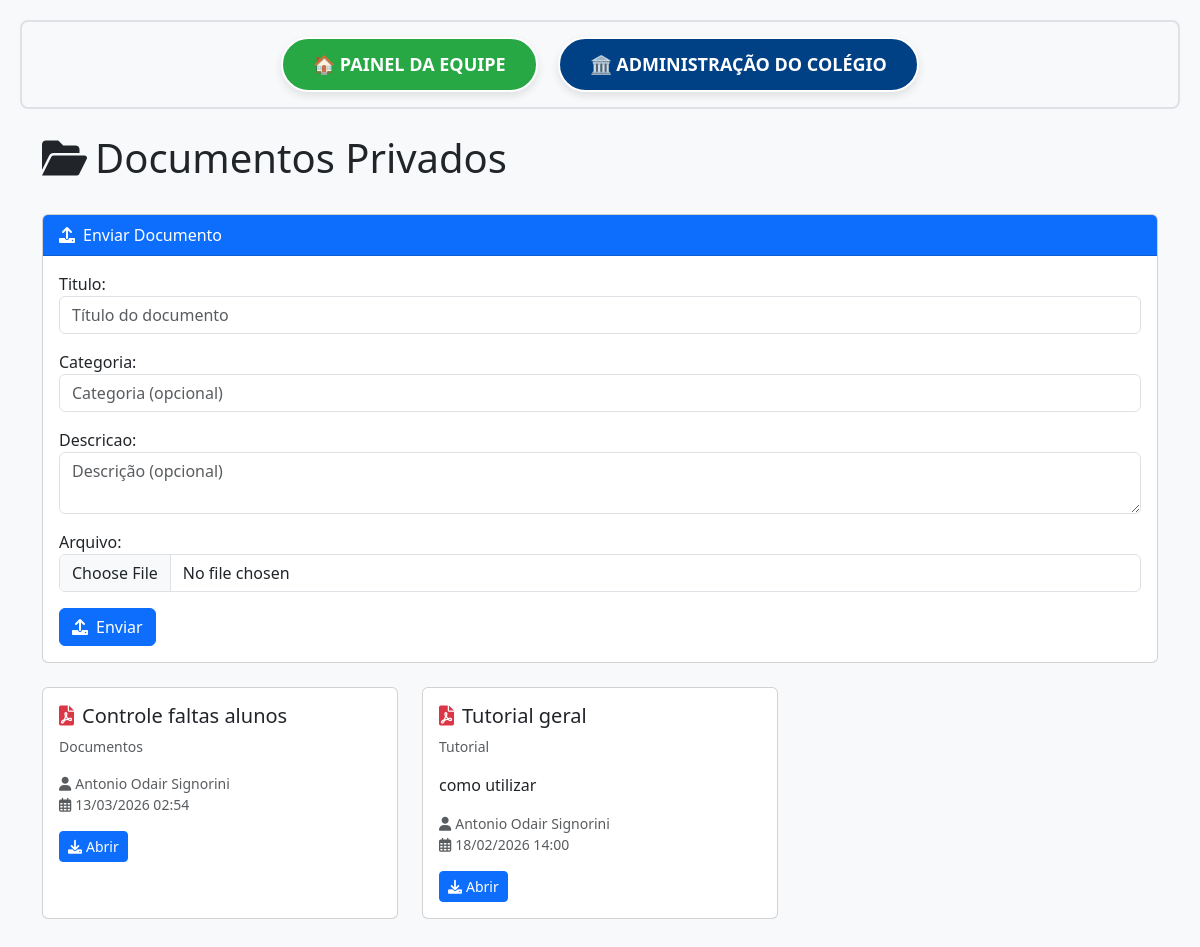
Screenshot of /documentos-privados/ (signed in) with the database file from the repository.
### apps/models.py (models this page shows, shortened)
class DocumentoPrivado(models.Model):
    titulo = models.CharField(max_length=200)
    arquivo = models.FileField(upload_to='documentos_privados/')
    categoria = models.CharField(max_length=100, blank=True, null=True)
    descricao = models.TextField(blank=True, null=True)
    criado_por = models.ForeignKey(User, on_delete=models.CASCADE)
    criado_em = models.DateTimeField(auto_now_add=True)
    class Meta:
        verbose_name = "Documento Privado"
        verbose_name_plural = "Documentos Privados"
        ordering = ['-criado_em']

### apps/views.py (the view)
# urls.py: path('documentos-privados/', views.lista_documentos_privados, name='lista_documentos_privados'),
@login_required
@user_passes_test(pertence_ao_grupo_equipe_diretiva, login_url='/')
def lista_documentos_privados(request):
    if request.method == 'POST':
        form = DocumentoPrivadoForm(request.POST, request.FILES)
        if form.is_valid():
            doc = form.save(commit=False)
            doc.criado_por = request.user
            doc.save()
            return redirect('lista_documentos_privados')
    else:
        form = DocumentoPrivadoForm()
    documentos = DocumentoPrivado.objects.all().order_by('-criado_em')
    return render(request, 'lista_documentos_privados.html', {
        'documentos': documentos,
        'form': form
    })

### apps/forms.py
class DocumentoPrivadoForm(forms.ModelForm):
    class Meta:
        model = DocumentoPrivado
        fields = ['titulo', 'categoria', 'descricao', 'arquivo']
        widgets = {
            'titulo': forms.TextInput(attrs={'class': 'form-control', 'placeholder': 'Título do documento'}),
            'categoria': forms.TextInput(attrs={'class': 'form-control', 'placeholder': 'Categoria (opcional)'}),
            'descricao': forms.Textarea(attrs={'class': 'form-control', 'rows': 2, 'placeholder': 'Descrição (opcional)'}),
            'arquivo': forms.FileInput(attrs={'class': 'form-control'}),
        }

### apps/views.py (called while the page is built)
def pertence_ao_grupo_equipe_diretiva(user):
    if user.is_authenticated:
        return user.groups.filter(name__iexact='Equipe Diretiva').exists()
    return False

### apps/templates/lista_documentos_privados.html (shortened to what this page needs)
<!DOCTYPE html>
<html lang="pt-br">
<head>
    <link href="https://cdn.jsdelivr.net/npm/bootstrap@5.3.0/dist/css/bootstrap.min.css" rel="stylesheet">
    <link rel="stylesheet" href="https://cdnjs.cloudflare.com/ajax/libs/font-awesome/6.0.0/css/all.min.css">
</head>
<body>
<div style="background-color: #f8f9fa; padding: 15px; margin-bottom: 25px; border-radius: 8px; text-align: center; border: 2px solid #dee2e6; display: flex; justify-content: center; gap: 20px; flex-wrap: wrap;">
    <a href="{% url 'painel_equipe' %}" style="background-color: #28a745; color: white; padding: 12px 30px; text-decoration: none; border-radius: 50px; font-size: 18px; font-weight: bold; display: inline-block; border: 2px solid white; box-shadow: 0 4px 8px rgba(0,0,0,0.1);">
        🏠 PAINEL DA EQUIPE
    </a>
    <a href="{% url 'admin:index' %}" style="background-color: #004085; color: white; padding: 12px 30px; text-decoration: none; border-radius: 50px; font-size: 18px; font-weight: bold; display: inline-block; border: 2px solid white; box-shadow: 0 4px 8px rgba(0,0,0,0.1);">
        🏛️ ADMINISTRAÇÃO DO COLÉGIO
    </a>
</div>
<div class="container">
    <div class="d-flex justify-content-between align-items-center mb-4">
        <h1><i class="fas fa-folder-open me-2"></i>Documentos Privados</h1>
    </div>
    <div class="card mb-4">
        <div class="card-header bg-primary text-white">
            <i class="fas fa-upload me-2"></i>Enviar Documento
        </div>
        <div class="card-body">
            <form method="post" enctype="multipart/form-data">
                {{ form.as_p }}
                <button type="submit" class="btn btn-primary">
                    <i class="fas fa-upload me-2"></i>Enviar
                </button>
            </form>
        </div>
    </div>
    {% if documentos %}
        <div class="row">
            {% for doc in documentos %}
            <div class="col-md-6 col-lg-4 mb-3">
                <div class="card h-100">
                    <div class="card-body">
                        <h5 class="card-title">
                            <i class="fas fa-file-pdf text-danger me-2"></i>{{ doc.titulo }}
                        </h5>
                        <p class="text-muted small">{{ doc.categoria|default:"Sem categoria" }}</p>
                        {% if doc.descricao %}
                        <p class="card-text">{{ doc.descricao|truncatewords:20 }}</p>
                        {% endif %}
                        <p class="small text-muted">
                            <i class="fas fa-user me-1"></i>{{ doc.criado_por.get_full_name|default:doc.criado_por.username }}<br>
                            <i class="far fa-calendar-alt me-1"></i>{{ doc.criado_em|date:"d/m/Y H:i" }}
                        </p>
                        <a href="{{ doc.arquivo.url }}" class="btn btn-sm btn-primary" target="_blank">
                            <i class="fas fa-download me-1"></i>Abrir
                        </a>
                    </div>
                </div>
            </div>
            {% endfor %}
        </div>
    {% else %}
        <div class="alert alert-info text-center py-5">
            <i class="fas fa-folder-open fa-3x mb-3"></i>
            <p>Nenhum documento privado encontrado.</p>
        </div>
    {% endif %}
</div>
</body>
</html>

### apps/templates/lista_documentos_privados.html (style rules this page uses)
body { background-color: #f8f9fa; padding: 20px; }

### rows the page displays
DocumentoPrivado: titulo "Controle faltas alunos", categoria "Documentos", criado_por.get_full_name "Antonio Odair Signorini", criado_em "13/03/2026 02:54"
DocumentoPrivado: titulo "Tutorial geral", categoria "Tutorial", descricao "como utilizar", criado_por.get_full_name "Antonio Odair Signorini", criado_em "18/02/2026 14:00"
